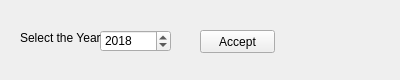
<?xml version="1.0" encoding="UTF-8"?>
<ui version="4.0">
 <class>Form</class>
 <widget class="QWidget" name="Form">
  <property name="geometry">
   <rect>
    <x>0</x>
    <y>0</y>
    <width>400</width>
    <height>80</height>
   </rect>
  </property>
  <property name="windowTitle">
   <string>Form</string>
  </property>
  <widget class="QSpinBox" name="sbBoxYear">
   <property name="geometry">
    <rect>
     <x>100</x>
     <y>30</y>
     <width>71</width>
     <height>22</height>
    </rect>
   </property>
   <property name="minimum">
    <number>2010</number>
   </property>
   <property name="maximum">
    <number>2030</number>
   </property>
   <property name="value">
    <number>2018</number>
   </property>
  </widget>
  <widget class="QLabel" name="lbl_Year">
   <property name="geometry">
    <rect>
     <x>20</x>
     <y>30</y>
     <width>91</width>
     <height>16</height>
    </rect>
   </property>
   <property name="text">
    <string>Select the Year</string>
   </property>
  </widget>
  <widget class="QPushButton" name="pushButton">
   <property name="geometry">
    <rect>
     <x>200</x>
     <y>30</y>
     <width>75</width>
     <height>23</height>
    </rect>
   </property>
   <property name="text">
    <string>Accept</string>
   </property>
  </widget>
 </widget>
 <resources/>
 <connections/>
</ui>
